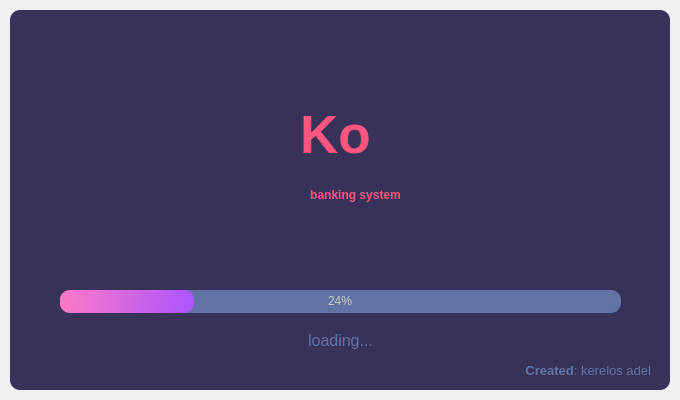
<?xml version="1.0" encoding="UTF-8"?>
<ui version="4.0">
 <class>splashscreen</class>
 <widget class="QMainWindow" name="splashscreen">
  <property name="geometry">
   <rect>
    <x>0</x>
    <y>0</y>
    <width>680</width>
    <height>400</height>
   </rect>
  </property>
  <property name="windowTitle">
   <string>MainWindow</string>
  </property>
  <widget class="QWidget" name="centralwidget">
   <layout class="QVBoxLayout" name="verticalLayout">
    <property name="spacing">
     <number>0</number>
    </property>
    <property name="leftMargin">
     <number>10</number>
    </property>
    <property name="topMargin">
     <number>10</number>
    </property>
    <property name="rightMargin">
     <number>10</number>
    </property>
    <property name="bottomMargin">
     <number>10</number>
    </property>
    <item>
     <widget class="QFrame" name="dropShadowFrame">
      <property name="styleSheet">
       <string notr="true">QFrame{

	background-color:rgb(56,50,89);
color:rgb(220,220,220);
border-radius:10px;
}</string>
      </property>
      <property name="frameShape">
       <enum>QFrame::StyledPanel</enum>
      </property>
      <property name="frameShadow">
       <enum>QFrame::Raised</enum>
      </property>
      <widget class="QLabel" name="label">
       <property name="geometry">
        <rect>
         <x>290</x>
         <y>70</y>
         <width>171</width>
         <height>111</height>
        </rect>
       </property>
       <property name="font">
        <font>
         <family>Segoe UI</family>
         <pointsize>40</pointsize>
        </font>
       </property>
       <property name="styleSheet">
        <string notr="true">color: rgb(255, 85, 127);</string>
       </property>
       <property name="text">
        <string>&lt;strong&gt;Ko &lt;/strong&gt;</string>
       </property>
      </widget>
      <widget class="QLabel" name="label_credits">
       <property name="geometry">
        <rect>
         <x>20</x>
         <y>350</y>
         <width>621</width>
         <height>21</height>
        </rect>
       </property>
       <property name="font">
        <font>
         <family>Segoe UI</family>
         <pointsize>10</pointsize>
        </font>
       </property>
       <property name="styleSheet">
        <string notr="true">color: rgb(98, 114, 164);</string>
       </property>
       <property name="text">
        <string>&lt;html&gt;&lt;head/&gt;&lt;body&gt;&lt;p&gt;&lt;span style=&quot; font-weight:600;&quot;&gt;Created&lt;/span&gt;: kerelos adel&lt;/p&gt;&lt;/body&gt;&lt;/html&gt;</string>
       </property>
       <property name="alignment">
        <set>Qt::AlignRight|Qt::AlignTrailing|Qt::AlignVCenter</set>
       </property>
      </widget>
      <widget class="QLabel" name="label_loading">
       <property name="geometry">
        <rect>
         <x>0</x>
         <y>320</y>
         <width>661</width>
         <height>21</height>
        </rect>
       </property>
       <property name="font">
        <font>
         <family>Segoe UI</family>
         <pointsize>12</pointsize>
        </font>
       </property>
       <property name="styleSheet">
        <string notr="true">color: rgb(98, 114, 164);</string>
       </property>
       <property name="text">
        <string>loading...</string>
       </property>
       <property name="alignment">
        <set>Qt::AlignCenter</set>
       </property>
      </widget>
      <widget class="QProgressBar" name="progressBar">
       <property name="geometry">
        <rect>
         <x>50</x>
         <y>280</y>
         <width>561</width>
         <height>23</height>
        </rect>
       </property>
       <property name="styleSheet">
        <string notr="true">QProgressBar {
	
	background-color: rgb(98, 114, 164);
	color: rgb(200, 200, 200);
	border-style: none;
	border-radius: 10px;
	text-align: center;
}
QProgressBar::chunk{
	border-radius: 10px;
	background-color: qlineargradient(spread:pad, x1:0, y1:0.511364, x2:1, y2:0.523, stop:0 rgba(254, 121, 199, 255), stop:1 rgba(170, 85, 255, 255));
}</string>
       </property>
       <property name="value">
        <number>24</number>
       </property>
      </widget>
      <widget class="QLabel" name="label_2">
       <property name="geometry">
        <rect>
         <x>250</x>
         <y>170</y>
         <width>191</width>
         <height>31</height>
        </rect>
       </property>
       <property name="toolTip">
        <string>&lt;html&gt;&lt;head/&gt;&lt;body&gt;&lt;p align=&quot;center&quot;&gt;&lt;br/&gt;&lt;/p&gt;&lt;/body&gt;&lt;/html&gt;</string>
       </property>
       <property name="styleSheet">
        <string notr="true">color: rgb(255, 85, 127);</string>
       </property>
       <property name="text">
        <string>&lt;html&gt;&lt;head/&gt;&lt;body&gt;&lt;p align=&quot;center&quot;&gt;&lt;span style=&quot; font-weight:600;&quot;&gt;        banking system&lt;/span&gt;&lt;/p&gt;&lt;/body&gt;&lt;/html&gt;</string>
       </property>
      </widget>
     </widget>
    </item>
   </layout>
  </widget>
 </widget>
 <resources/>
 <connections/>
</ui>
